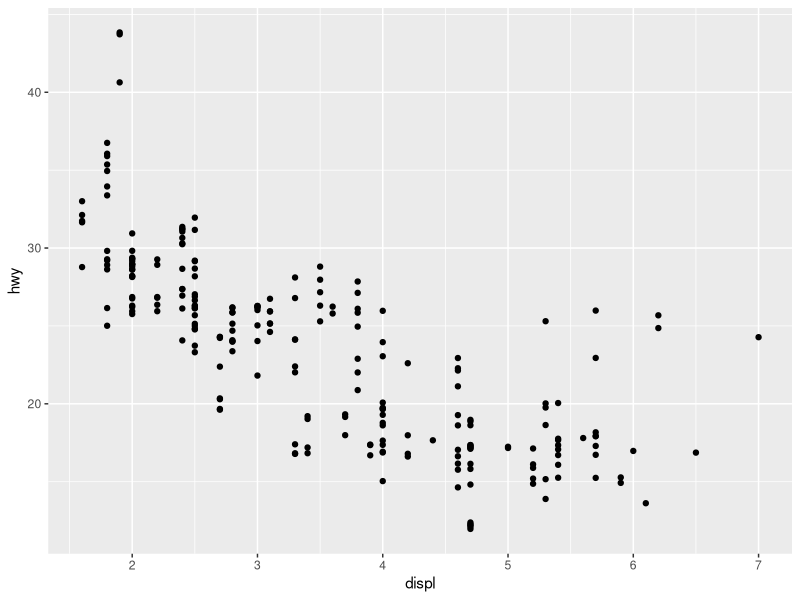
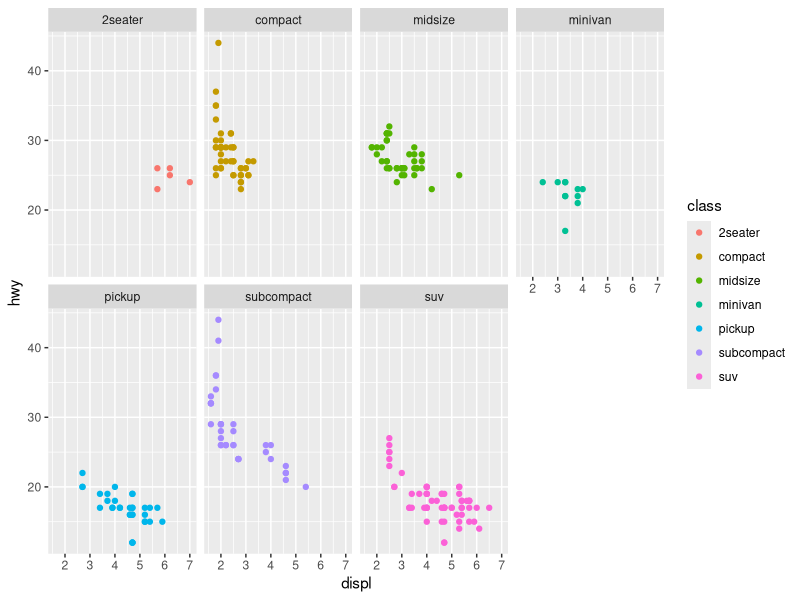
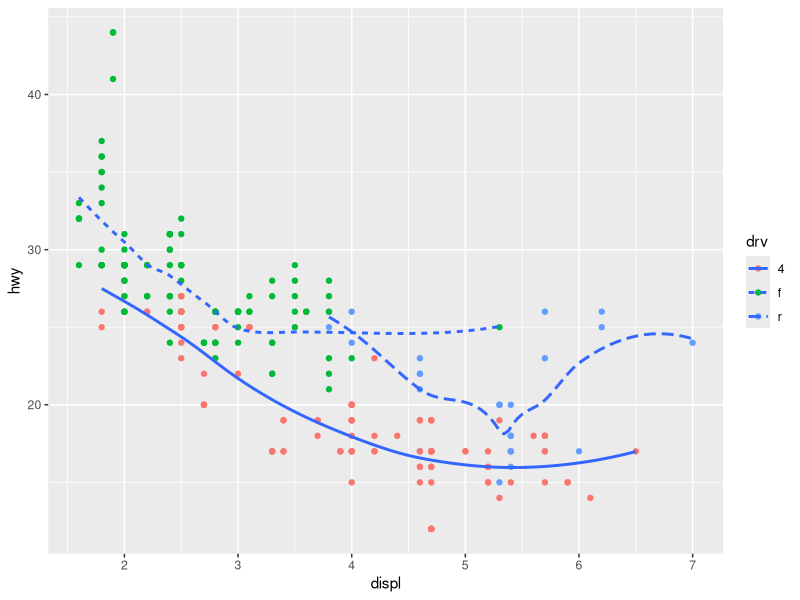
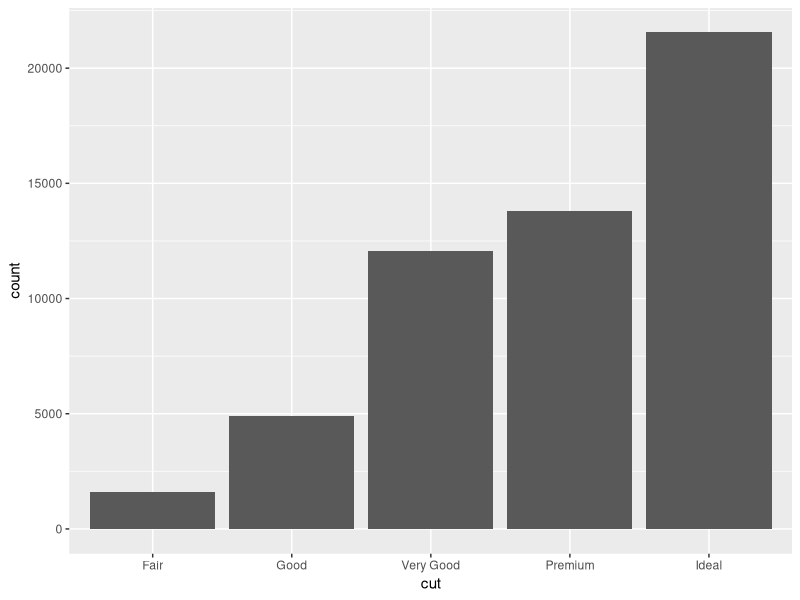
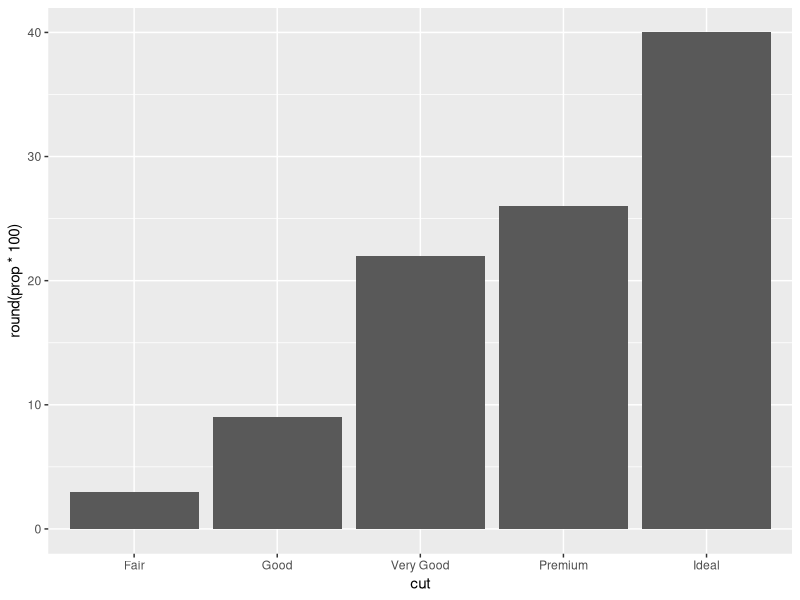
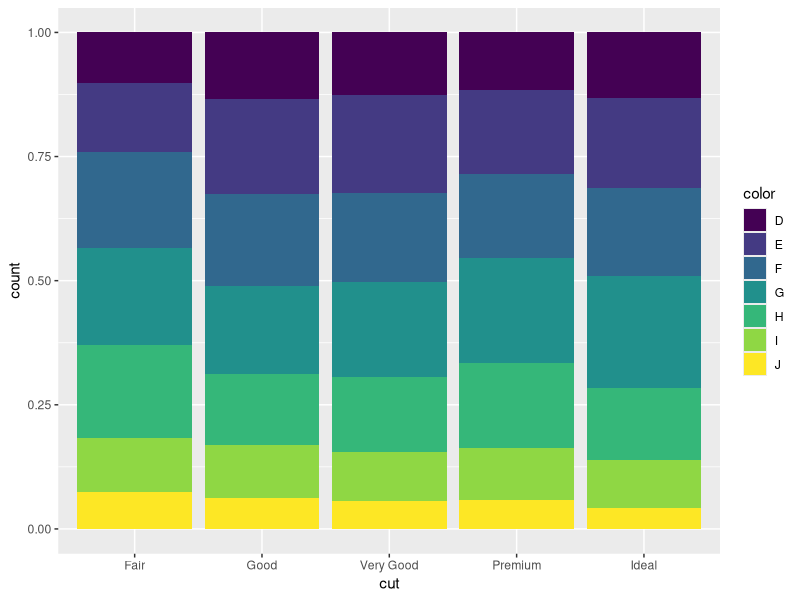
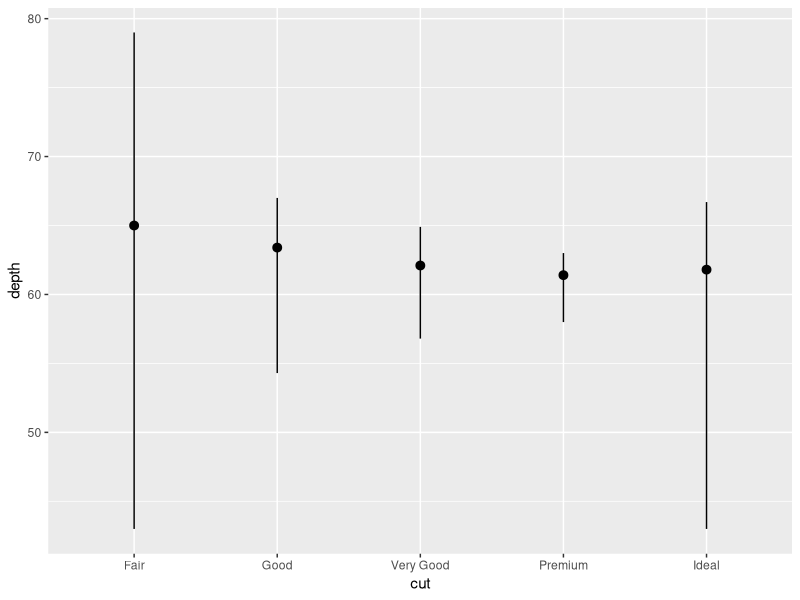
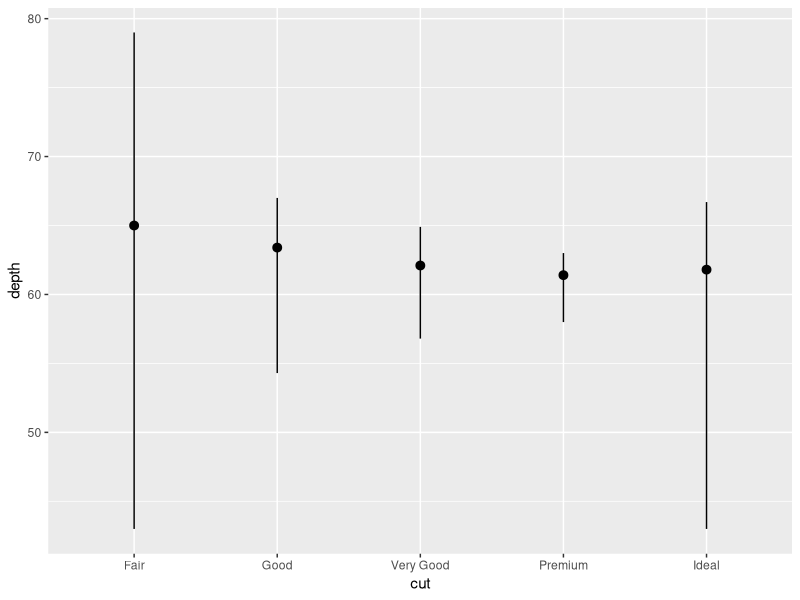

The R source for these figures, in order:
library(tidyverse)
?mpg
?diamonds

# 2. Data visualisation

ggplot(data = mpg) +
  geom_point(mapping = aes(x = displ, y = hwy), position = position_jitter(width = 0))

ggplot(data = mpg) +
  geom_point(mapping = aes(x = displ, y = hwy, color = class)) +
  facet_wrap(~class, nrow = 2)

ggplot(data = mpg, mapping = aes(x = displ, y = hwy)) +
  geom_point(mapping = aes(color = drv)) +
  geom_smooth(mapping = aes(linetype = drv), se = FALSE)


ggplot(data = diamonds) +
  geom_bar(mapping = aes(x = cut))
ggplot(data = diamonds) +
  geom_bar(mapping = aes(x = cut, y = after_stat(round(prop * 100)), group = 1))


ggplot(data = diamonds) +
  geom_bar(mapping = aes(x = cut, fill = color), position = "fill")

ggplot(data = diamonds) +
  stat_summary(
    mapping = aes(x = cut, y = depth),
    fun.min = min,
    fun.max = max,
    fun = median
  )

ggplot(data = diamonds) +
  geom_pointrange(
    mapping = aes(x = cut, y = depth),
    stat = "summary",
    fun.min = min,
    fun.max = max,
    fun = median
  )

ggplot(data = mpg) +
  geom_boxplot(mapping = aes(x = drv, y = hwy, color = class))

ggplot(mpg, aes(x = factor(1), fill = drv)) +
  geom_bar() +
  coord_polar(theta = "y")

ggplot(data = mpg, mapping = aes(x = cty, y = hwy)) +
  geom_point() +
  geom_abline() +
  coord_fixed()
